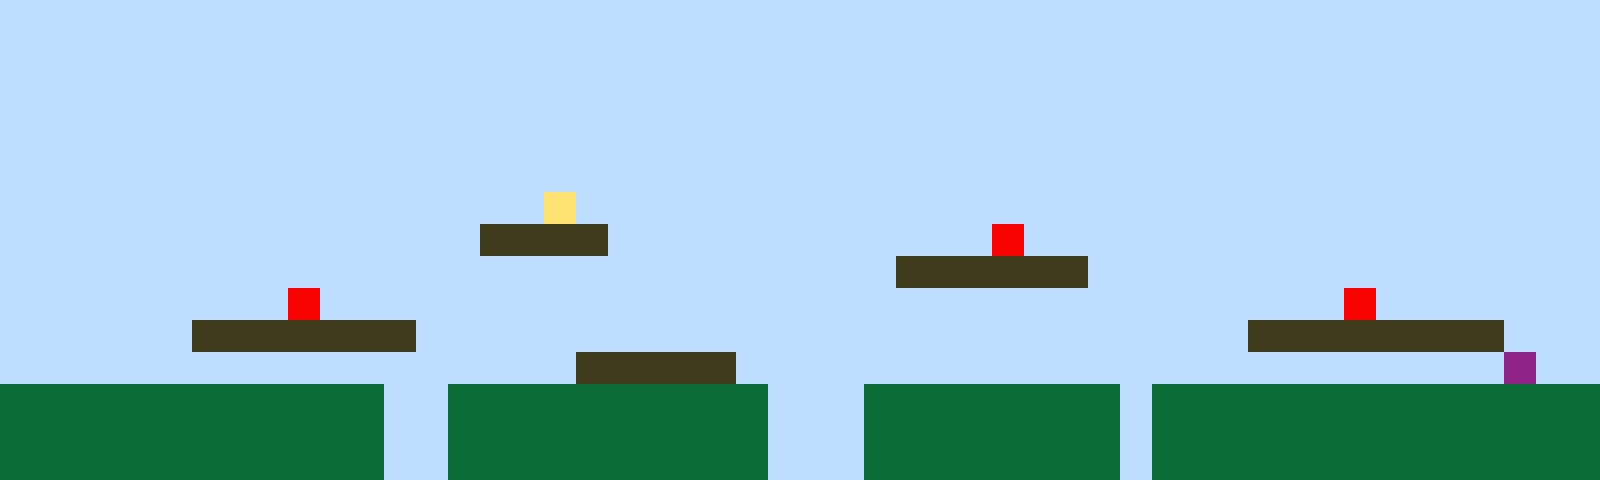

Below is a game level as drawn by its tile map, then a one-line description and the .tmx file that defines it, in full:
An orthogonal 50x15 tile map with 32x32 px tiles, 1 tile layer (Tile Layer 1).

<map version="1.10" tiledversion="1.11.2" orientation="orthogonal" renderorder="right-up" width="50" height="15" tilewidth="32" tileheight="32" infinite="0" nextlayerid="2" nextobjectid="1"><editorsettings><export target="map1.csv" format="csv" /></editorsettings><tileset firstgid="1" name="sprites" tilewidth="32" tileheight="32" tilecount="6" columns="3"><image source="sprites.png" width="96" height="64" /></tileset><layer id="1" name="Tile Layer 1" width="50" height="15"><data encoding="csv">1,1,1,1,1,1,1,1,1,1,1,1,1,1,1,1,1,1,1,1,1,1,1,1,1,1,1,1,1,1,1,1,1,1,1,1,1,1,1,1,1,1,1,1,1,1,1,1,1,1,1,1,1,1,1,1,1,1,1,1,1,1,1,1,1,1,1,1,1,1,1,1,1,1,1,1,1,1,1,1,1,1,1,1,1,1,1,1,1,1,1,1,1,1,1,1,1,1,1,1,1,1,1,1,1,1,1,1,1,1,1,1,1,1,1,1,1,1,1,1,1,1,1,1,1,1,1,1,1,1,1,1,1,1,1,1,1,1,1,1,1,1,1,1,1,1,1,1,1,1,1,1,1,1,1,1,1,1,1,1,1,1,1,1,1,1,1,1,1,1,1,1,1,1,1,1,1,1,1,1,1,1,1,1,1,1,1,1,1,1,1,1,1,1,1,1,1,1,1,1,1,1,1,1,1,1,1,1,1,1,1,1,1,1,1,1,1,1,1,1,1,1,1,1,1,1,1,1,1,1,1,1,1,1,1,1,1,1,1,1,1,1,1,1,1,1,1,1,1,1,1,1,1,1,1,1,1,1,1,1,1,1,1,1,1,1,1,1,1,1,1,1,1,1,1,1,1,1,1,1,1,1,1,1,1,1,1,1,1,1,1,1,1,1,1,1,1,1,1,1,1,1,1,1,1,1,1,1,1,1,1,1,1,1,1,1,1,4,1,1,1,1,1,1,1,1,1,1,1,1,1,1,1,1,1,1,1,1,1,1,1,1,1,1,1,1,1,1,1,1,1,1,1,1,1,1,1,1,1,1,1,1,1,1,1,3,3,3,3,1,1,1,1,1,1,1,1,1,1,1,1,5,1,1,1,1,1,1,1,1,1,1,1,1,1,1,1,1,1,1,1,1,1,1,1,1,1,1,1,1,1,1,1,1,1,1,1,1,1,1,1,1,1,1,1,1,1,1,3,3,3,3,3,3,1,1,1,1,1,1,1,1,1,1,1,1,1,1,1,1,1,1,1,1,1,1,1,1,1,5,1,1,1,1,1,1,1,1,1,1,1,1,1,1,1,1,1,1,1,1,1,1,1,1,1,1,1,1,1,1,1,1,5,1,1,1,1,1,1,1,1,1,1,1,1,1,3,3,3,3,3,3,3,1,1,1,1,1,1,1,1,1,1,1,1,1,1,1,1,1,1,1,1,1,1,1,1,1,1,3,3,3,3,3,3,3,3,1,1,1,1,1,1,1,1,1,1,1,1,1,1,1,1,1,1,1,1,1,3,3,3,3,3,1,1,1,1,1,1,1,1,1,1,1,1,1,1,1,1,1,1,1,1,1,1,1,1,6,1,1,2,2,2,2,2,2,2,2,2,2,2,2,1,1,2,2,2,2,2,2,2,2,2,2,1,1,1,2,2,2,2,2,2,2,2,1,2,2,2,2,2,2,2,2,2,2,2,2,2,2,2,2,2,2,2,2,2,2,2,2,2,2,1,1,2,2,2,2,2,2,2,2,2,2,1,1,1,2,2,2,2,2,2,2,2,1,2,2,2,2,2,2,2,2,2,2,2,2,2,2,2,2,2,2,2,2,2,2,2,2,2,2,1,1,2,2,2,2,2,2,2,2,2,2,1,1,1,2,2,2,2,2,2,2,2,1,2,2,2,2,2,2,2,2,2,2,2,2,2,2</data></layer></map>
